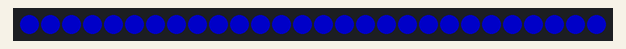
Recording of a sketch running on a simulated ATtiny85, built with avr-gcc and run on an emulated ATtiny85. Parts: 28 RGB LEDs in strip order, left to right. Dim RGB values are drawn brighter than linear; what the sketch prints to the serial monitor is not drawn.

Above: at 4.4 s.
At 9.4 s:
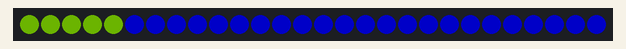
At 17.5 s:
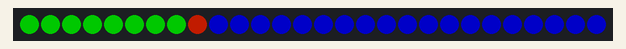
At 21.5 s:
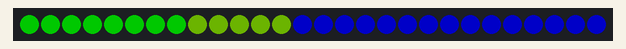
At 24.5 s:
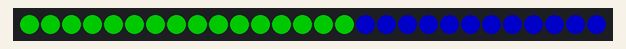
At 36.6 s:
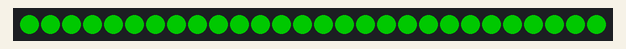

The sketch:

light_scale.ino
```cpp
// A basic everyday NeoPixel strip test program.

// NEOPIXEL BEST PRACTICES for most reliable operation:
// - Add 1000 uF CAPACITOR between NeoPixel strip's + and - connections.
// - MINIMIZE WIRING LENGTH between microcontroller board and first pixel.
// - NeoPixel strip's DATA-IN should pass through a 300-500 OHM RESISTOR.
// - AVOID connecting NeoPixels on a LIVE CIRCUIT. If you must, ALWAYS
//   connect GROUND (-) first, then +, then data.
// - When using a 3.3V microcontroller with a 5V-powered NeoPixel strip,
//   a LOGIC-LEVEL CONVERTER on the data line is STRONGLY RECOMMENDED.
// (Skipping these may work OK on your workbench but can fail in the field)

#include <Adafruit_NeoPixel.h>
#ifdef __AVR__
 #include <avr/power.h> // Required for 16 MHz Adafruit Trinket
#endif

// Which pin on the Arduino is connected to the NeoPixels?
// On a Trinket or Gemma we suggest changing this to 1:
#define LED_PIN    32

// How many NeoPixels are attached to the Arduino?
#define LED_COUNT 28

// Declare our NeoPixel strip object:
Adafruit_NeoPixel strip(LED_COUNT, LED_PIN, NEO_GRB + NEO_KHZ800);
// Argument 1 = Number of pixels in NeoPixel strip
// Argument 2 = Arduino pin number (most are valid)
// Argument 3 = Pixel type flags, add together as needed:
//   NEO_KHZ800  800 KHz bitstream (most NeoPixel products w/WS2812 LEDs)
//   NEO_KHZ400  400 KHz (classic 'v1' (not v2) FLORA pixels, WS2811 drivers)
//   NEO_GRB     Pixels are wired for GRB bitstream (most NeoPixel products)
//   NEO_RGB     Pixels are wired for RGB bitstream (v1 FLORA pixels, not v2)
//   NEO_RGBW    Pixels are wired for RGBW bitstream (NeoPixel RGBW products)


// setup() function -- runs once at startup --------------------------------

void setup() {
  // These lines are specifically to support the Adafruit Trinket 5V 16 MHz.
  // Any other board, you can remove this part (but no harm leaving it):
#if defined(__AVR_ATtiny85__) && (F_CPU == 16000000)
  clock_prescale_set(clock_div_1);
#endif
  // END of Trinket-specific code.
  Serial.begin(115200);
  Serial.println("Setup");

  strip.begin();           // INITIALIZE NeoPixel strip object (REQUIRED)
  strip.show();            // Turn OFF all pixels ASAP
  strip.setBrightness(100); // Set BRIGHTNESS to about 1/5 (max = 255)
  Serial.println("Setup ended");
}


// loop() function -- runs repeatedly as long as board is on ---------------

void loop() {
  Serial.println("Loop");
  // Fill along the length of the strip in various colors...
  colorWipe(strip.Color(255,   0,   0), 50); // Red
  colorWipe(strip.Color(  0, 255,   0), 50); // Green
  colorWipe(strip.Color(  0,   0, 255), 50); // Blue

  for (int i=0; i<24; i++) {
    light_for_scale(i/2+16, 16.0, 24.0, 8, 0);
    delay(500);
  }
  for (int i=0; i<24; i++) {
    light_for_scale(i/2+16, 16.0, 24.0, 8, 8);
    delay(500);
  }
  for (int i=0; i<24; i++) {
    light_for_scale(i/2+16, 16.0, 24.0, 12, 16);
    delay(500);
  }

}

// Fill strip pixels one after another with a color. Strip is NOT cleared
// first; anything there will be covered pixel by pixel. Pass in color
// (as a single 'packed' 32-bit value, which you can get by calling
// strip.Color(red, green, blue) as shown in the loop() function above),
// and a delay time (in milliseconds) between pixels.
void colorWipe(uint32_t color, int wait) {
  for(int i=0; i<strip.numPixels(); i++) { // For each pixel in strip...
    strip.setPixelColor(i, color);         //  Set pixel's color (in RAM)
    strip.show();                          //  Update strip to match
    delay(wait);                           //  Pause for a moment
  }
}

void light_for_scale(float val, float lower_scale_val, float higher_scale_val, int number_leds, int offset) {
  //Takes a value and illuminates a NeoPixel ring to display this value.
  // Values in the lower third are displayed red, middle orange, and upper third green

  float val_range = higher_scale_val-lower_scale_val;

  float fraction = (val-lower_scale_val)/val_range;
  if (fraction > 1) {
    fraction = 1;
  }

  int red = (int) 255-(fraction*255.0);
  int green = (int) round(fraction*255.0);
  int blue = 0;

  int number_of_leds_to_turn_on = round(fraction*number_leds);


  for (int i = 0; i<number_of_leds_to_turn_on; i++) {
    strip.setPixelColor(i+offset, strip.Color(red, green, blue));         //  Set pixel's color (in RAM)
  }
  strip.show();

}
```
